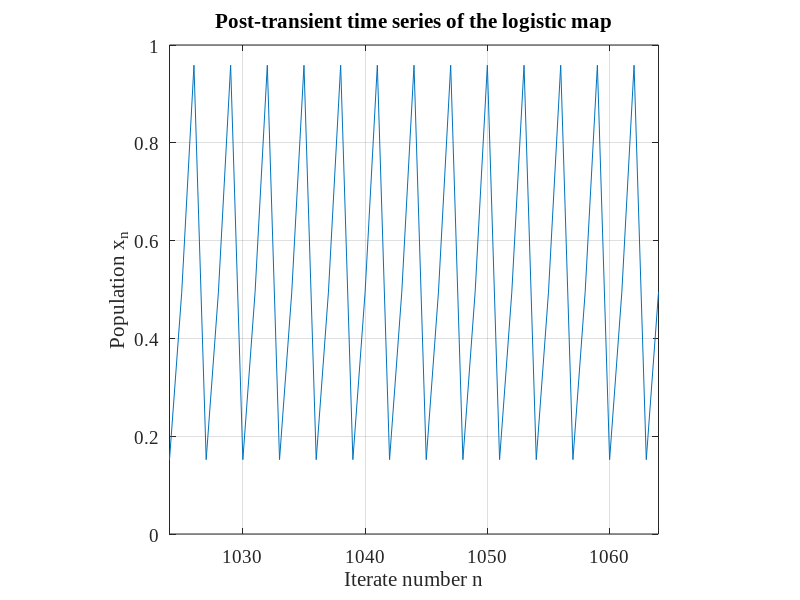

Write the MATLAB code that produced this figure. (Note: this script raises an error after producing the figure.)
clear variables
set(0, 'DefaultAxesFontName','Times New Roman','DefaultAxesFontSize',14);

Ntrans = 1024;                      % number of times iterate the map in transient time domain
NT = 40;                           % number of times
lambda = 3.835;                     % control parameter
x0 = sqrt(2)/10;                    % inital value of x

for j = 1:Ntrans;               % loop start:end
    x0 = lambda*x0*(1-x0);          % new value of x0 based on previous value of x0
                                       
end

x(1) = x0;                          % inital x function input
n(1) = Ntrans;                      % inital n function input (descrete time entry point)

for j = 1:NT;                          %loop start:end
    x(j+1) = lambda*x(j)*(1-x(j));      %
    n(j+1) = Ntrans + j;                %translates origin from 0 to Ntrans
end

figure(1)
cla
plot(n,x)                       % Plot 3 different curve on one set of axes
grid on
axis square
xlabel('Iterate number n')
ylabel('Population x_n')
title('Post-transient time series of the logistic map')     %title
axis([Ntrans Ntrans+NT 0 1])
set(gca,'XTick',Ntrans:5:Nstrans+NT)                   %set scale markings (ticks) 
set(gca,'YTick',0:0.1:1)
